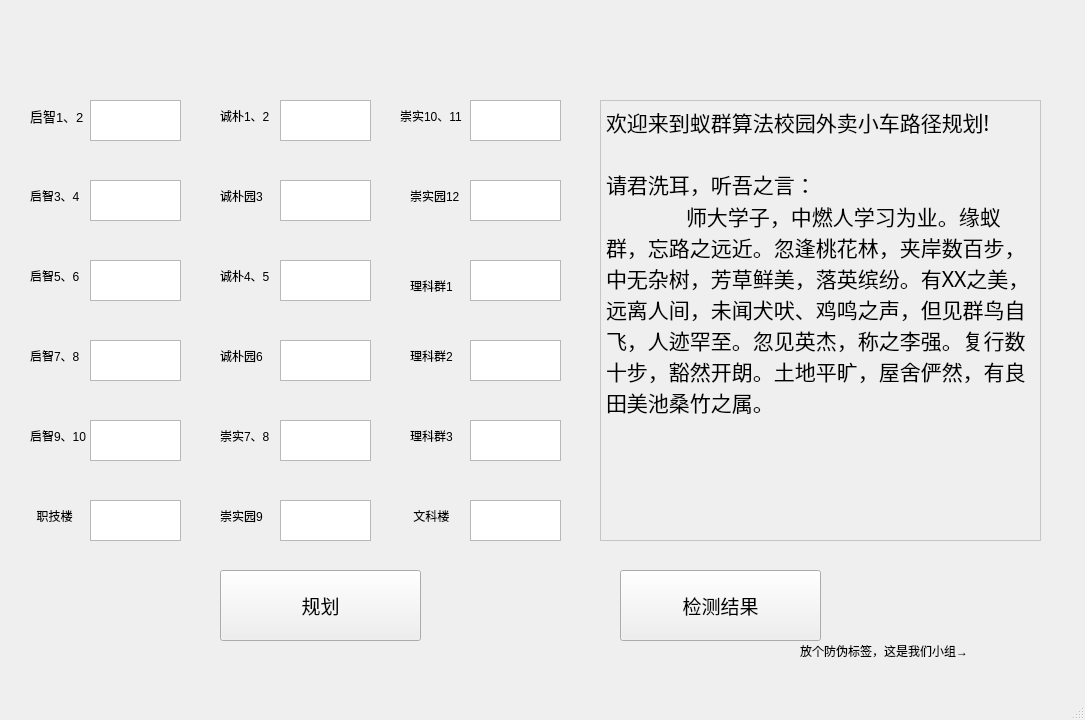
<?xml version="1.0" encoding="UTF-8"?>
<ui version="4.0">
 <class>MainWindow</class>
 <widget class="QMainWindow" name="MainWindow">
  <property name="geometry">
   <rect>
    <x>0</x>
    <y>0</y>
    <width>1085</width>
    <height>720</height>
   </rect>
  </property>
  <property name="windowTitle">
   <string>MainWindow</string>
  </property>
  <widget class="QWidget" name="centralwidget">
   <widget class="QTextEdit" name="Q1">
    <property name="geometry">
     <rect>
      <x>90</x>
      <y>100</y>
      <width>91</width>
      <height>41</height>
     </rect>
    </property>
    <property name="font">
     <font>
      <pointsize>14</pointsize>
     </font>
    </property>
   </widget>
   <widget class="QTextEdit" name="P1">
    <property name="geometry">
     <rect>
      <x>280</x>
      <y>100</y>
      <width>91</width>
      <height>41</height>
     </rect>
    </property>
    <property name="font">
     <font>
      <pointsize>14</pointsize>
     </font>
    </property>
   </widget>
   <widget class="QTextEdit" name="Q2">
    <property name="geometry">
     <rect>
      <x>90</x>
      <y>180</y>
      <width>91</width>
      <height>41</height>
     </rect>
    </property>
    <property name="font">
     <font>
      <pointsize>14</pointsize>
     </font>
    </property>
   </widget>
   <widget class="QTextEdit" name="P3">
    <property name="geometry">
     <rect>
      <x>280</x>
      <y>180</y>
      <width>91</width>
      <height>41</height>
     </rect>
    </property>
    <property name="font">
     <font>
      <pointsize>14</pointsize>
     </font>
    </property>
   </widget>
   <widget class="QTextEdit" name="Q3">
    <property name="geometry">
     <rect>
      <x>90</x>
      <y>260</y>
      <width>91</width>
      <height>41</height>
     </rect>
    </property>
    <property name="font">
     <font>
      <pointsize>14</pointsize>
     </font>
    </property>
   </widget>
   <widget class="QTextEdit" name="C4">
    <property name="geometry">
     <rect>
      <x>470</x>
      <y>180</y>
      <width>91</width>
      <height>41</height>
     </rect>
    </property>
    <property name="font">
     <font>
      <pointsize>14</pointsize>
     </font>
    </property>
   </widget>
   <widget class="QTextEdit" name="C3">
    <property name="geometry">
     <rect>
      <x>470</x>
      <y>100</y>
      <width>91</width>
      <height>41</height>
     </rect>
    </property>
    <property name="font">
     <font>
      <pointsize>14</pointsize>
     </font>
    </property>
   </widget>
   <widget class="QTextEdit" name="P2">
    <property name="geometry">
     <rect>
      <x>280</x>
      <y>260</y>
      <width>91</width>
      <height>41</height>
     </rect>
    </property>
    <property name="font">
     <font>
      <pointsize>14</pointsize>
     </font>
    </property>
   </widget>
   <widget class="QTextEdit" name="L1">
    <property name="geometry">
     <rect>
      <x>470</x>
      <y>260</y>
      <width>91</width>
      <height>41</height>
     </rect>
    </property>
    <property name="font">
     <font>
      <pointsize>14</pointsize>
     </font>
    </property>
   </widget>
   <widget class="QTextEdit" name="Q4">
    <property name="geometry">
     <rect>
      <x>90</x>
      <y>340</y>
      <width>91</width>
      <height>41</height>
     </rect>
    </property>
    <property name="font">
     <font>
      <pointsize>14</pointsize>
     </font>
    </property>
   </widget>
   <widget class="QTextEdit" name="P4">
    <property name="geometry">
     <rect>
      <x>280</x>
      <y>340</y>
      <width>91</width>
      <height>41</height>
     </rect>
    </property>
    <property name="font">
     <font>
      <pointsize>14</pointsize>
     </font>
    </property>
   </widget>
   <widget class="QTextEdit" name="L2">
    <property name="geometry">
     <rect>
      <x>470</x>
      <y>340</y>
      <width>91</width>
      <height>41</height>
     </rect>
    </property>
    <property name="font">
     <font>
      <pointsize>14</pointsize>
     </font>
    </property>
   </widget>
   <widget class="QTextEdit" name="Q5">
    <property name="geometry">
     <rect>
      <x>90</x>
      <y>420</y>
      <width>91</width>
      <height>41</height>
     </rect>
    </property>
    <property name="font">
     <font>
      <pointsize>14</pointsize>
     </font>
    </property>
   </widget>
   <widget class="QTextEdit" name="C1">
    <property name="geometry">
     <rect>
      <x>280</x>
      <y>420</y>
      <width>91</width>
      <height>41</height>
     </rect>
    </property>
    <property name="font">
     <font>
      <pointsize>14</pointsize>
     </font>
    </property>
   </widget>
   <widget class="QTextEdit" name="L3">
    <property name="geometry">
     <rect>
      <x>470</x>
      <y>420</y>
      <width>91</width>
      <height>41</height>
     </rect>
    </property>
    <property name="font">
     <font>
      <pointsize>14</pointsize>
     </font>
    </property>
   </widget>
   <widget class="QTextEdit" name="Q6">
    <property name="geometry">
     <rect>
      <x>90</x>
      <y>500</y>
      <width>91</width>
      <height>41</height>
     </rect>
    </property>
    <property name="font">
     <font>
      <pointsize>14</pointsize>
     </font>
    </property>
   </widget>
   <widget class="QTextEdit" name="C2">
    <property name="geometry">
     <rect>
      <x>280</x>
      <y>500</y>
      <width>91</width>
      <height>41</height>
     </rect>
    </property>
    <property name="font">
     <font>
      <pointsize>14</pointsize>
     </font>
    </property>
   </widget>
   <widget class="QTextEdit" name="L4">
    <property name="geometry">
     <rect>
      <x>470</x>
      <y>500</y>
      <width>91</width>
      <height>41</height>
     </rect>
    </property>
    <property name="font">
     <font>
      <pointsize>14</pointsize>
     </font>
    </property>
   </widget>
   <widget class="QLabel" name="label">
    <property name="geometry">
     <rect>
      <x>30</x>
      <y>100</y>
      <width>61</width>
      <height>31</height>
     </rect>
    </property>
    <property name="font">
     <font>
      <pointsize>10</pointsize>
     </font>
    </property>
    <property name="text">
     <string>启智1、2</string>
    </property>
   </widget>
   <widget class="QLabel" name="label_2">
    <property name="geometry">
     <rect>
      <x>30</x>
      <y>180</y>
      <width>61</width>
      <height>31</height>
     </rect>
    </property>
    <property name="text">
     <string>启智3、4</string>
    </property>
   </widget>
   <widget class="QLabel" name="label_3">
    <property name="geometry">
     <rect>
      <x>30</x>
      <y>260</y>
      <width>61</width>
      <height>31</height>
     </rect>
    </property>
    <property name="text">
     <string>启智5、6</string>
    </property>
   </widget>
   <widget class="QLabel" name="label_4">
    <property name="geometry">
     <rect>
      <x>30</x>
      <y>340</y>
      <width>61</width>
      <height>31</height>
     </rect>
    </property>
    <property name="text">
     <string>启智7、8</string>
    </property>
   </widget>
   <widget class="QLabel" name="label_5">
    <property name="geometry">
     <rect>
      <x>30</x>
      <y>420</y>
      <width>61</width>
      <height>31</height>
     </rect>
    </property>
    <property name="text">
     <string>启智9、10</string>
    </property>
   </widget>
   <widget class="QLabel" name="label_6">
    <property name="geometry">
     <rect>
      <x>30</x>
      <y>500</y>
      <width>61</width>
      <height>31</height>
     </rect>
    </property>
    <property name="text">
     <string>  职技楼</string>
    </property>
   </widget>
   <widget class="QLabel" name="label_7">
    <property name="geometry">
     <rect>
      <x>220</x>
      <y>100</y>
      <width>61</width>
      <height>31</height>
     </rect>
    </property>
    <property name="text">
     <string>诚朴1、2</string>
    </property>
   </widget>
   <widget class="QLabel" name="label_8">
    <property name="geometry">
     <rect>
      <x>220</x>
      <y>180</y>
      <width>61</width>
      <height>31</height>
     </rect>
    </property>
    <property name="text">
     <string>诚朴园3</string>
    </property>
   </widget>
   <widget class="QLabel" name="label_9">
    <property name="geometry">
     <rect>
      <x>220</x>
      <y>260</y>
      <width>61</width>
      <height>31</height>
     </rect>
    </property>
    <property name="text">
     <string>诚朴4、5</string>
    </property>
   </widget>
   <widget class="QLabel" name="label_10">
    <property name="geometry">
     <rect>
      <x>220</x>
      <y>340</y>
      <width>61</width>
      <height>31</height>
     </rect>
    </property>
    <property name="text">
     <string>诚朴园6</string>
    </property>
   </widget>
   <widget class="QLabel" name="label_11">
    <property name="geometry">
     <rect>
      <x>220</x>
      <y>420</y>
      <width>61</width>
      <height>31</height>
     </rect>
    </property>
    <property name="text">
     <string>崇实7、8</string>
    </property>
   </widget>
   <widget class="QLabel" name="label_12">
    <property name="geometry">
     <rect>
      <x>220</x>
      <y>500</y>
      <width>61</width>
      <height>31</height>
     </rect>
    </property>
    <property name="text">
     <string>崇实园9</string>
    </property>
   </widget>
   <widget class="QLabel" name="label_13">
    <property name="geometry">
     <rect>
      <x>400</x>
      <y>100</y>
      <width>71</width>
      <height>31</height>
     </rect>
    </property>
    <property name="text">
     <string>崇实10、11</string>
    </property>
   </widget>
   <widget class="QLabel" name="label_14">
    <property name="geometry">
     <rect>
      <x>410</x>
      <y>180</y>
      <width>61</width>
      <height>31</height>
     </rect>
    </property>
    <property name="text">
     <string>崇实园12</string>
    </property>
   </widget>
   <widget class="QLabel" name="label_15">
    <property name="geometry">
     <rect>
      <x>410</x>
      <y>270</y>
      <width>61</width>
      <height>31</height>
     </rect>
    </property>
    <property name="text">
     <string>理科群1</string>
    </property>
   </widget>
   <widget class="QLabel" name="label_16">
    <property name="geometry">
     <rect>
      <x>410</x>
      <y>340</y>
      <width>61</width>
      <height>31</height>
     </rect>
    </property>
    <property name="text">
     <string>理科群2</string>
    </property>
   </widget>
   <widget class="QLabel" name="label_17">
    <property name="geometry">
     <rect>
      <x>410</x>
      <y>420</y>
      <width>61</width>
      <height>31</height>
     </rect>
    </property>
    <property name="text">
     <string>理科群3</string>
    </property>
   </widget>
   <widget class="QLabel" name="label_18">
    <property name="geometry">
     <rect>
      <x>410</x>
      <y>500</y>
      <width>61</width>
      <height>31</height>
     </rect>
    </property>
    <property name="text">
     <string> 文科楼</string>
    </property>
   </widget>
   <widget class="QPushButton" name="StartButton">
    <property name="geometry">
     <rect>
      <x>220</x>
      <y>570</y>
      <width>201</width>
      <height>71</height>
     </rect>
    </property>
    <property name="font">
     <font>
      <pointsize>14</pointsize>
     </font>
    </property>
    <property name="text">
     <string>规划</string>
    </property>
   </widget>
   <widget class="QPushButton" name="RestButton">
    <property name="geometry">
     <rect>
      <x>620</x>
      <y>570</y>
      <width>201</width>
      <height>71</height>
     </rect>
    </property>
    <property name="font">
     <font>
      <pointsize>14</pointsize>
     </font>
    </property>
    <property name="text">
     <string>检测结果</string>
    </property>
   </widget>
   <widget class="QLabel" name="RestLabel">
    <property name="geometry">
     <rect>
      <x>600</x>
      <y>100</y>
      <width>441</width>
      <height>441</height>
     </rect>
    </property>
    <property name="palette">
     <palette>
      <active>
       <colorrole role="WindowText">
        <brush brushstyle="SolidPattern">
         <color alpha="255">
          <red>0</red>
          <green>0</green>
          <blue>0</blue>
         </color>
        </brush>
       </colorrole>
       <colorrole role="Button">
        <brush brushstyle="SolidPattern">
         <color alpha="255">
          <red>255</red>
          <green>255</green>
          <blue>255</blue>
         </color>
        </brush>
       </colorrole>
       <colorrole role="Light">
        <brush brushstyle="SolidPattern">
         <color alpha="255">
          <red>255</red>
          <green>255</green>
          <blue>255</blue>
         </color>
        </brush>
       </colorrole>
       <colorrole role="Midlight">
        <brush brushstyle="SolidPattern">
         <color alpha="255">
          <red>255</red>
          <green>255</green>
          <blue>255</blue>
         </color>
        </brush>
       </colorrole>
       <colorrole role="Dark">
        <brush brushstyle="SolidPattern">
         <color alpha="255">
          <red>127</red>
          <green>127</green>
          <blue>127</blue>
         </color>
        </brush>
       </colorrole>
       <colorrole role="Mid">
        <brush brushstyle="SolidPattern">
         <color alpha="255">
          <red>170</red>
          <green>170</green>
          <blue>170</blue>
         </color>
        </brush>
       </colorrole>
       <colorrole role="Text">
        <brush brushstyle="SolidPattern">
         <color alpha="255">
          <red>0</red>
          <green>0</green>
          <blue>0</blue>
         </color>
        </brush>
       </colorrole>
       <colorrole role="BrightText">
        <brush brushstyle="SolidPattern">
         <color alpha="255">
          <red>255</red>
          <green>255</green>
          <blue>255</blue>
         </color>
        </brush>
       </colorrole>
       <colorrole role="ButtonText">
        <brush brushstyle="SolidPattern">
         <color alpha="255">
          <red>0</red>
          <green>0</green>
          <blue>0</blue>
         </color>
        </brush>
       </colorrole>
       <colorrole role="Base">
        <brush brushstyle="SolidPattern">
         <color alpha="255">
          <red>255</red>
          <green>255</green>
          <blue>255</blue>
         </color>
        </brush>
       </colorrole>
       <colorrole role="Window">
        <brush brushstyle="SolidPattern">
         <color alpha="255">
          <red>255</red>
          <green>255</green>
          <blue>255</blue>
         </color>
        </brush>
       </colorrole>
       <colorrole role="Shadow">
        <brush brushstyle="SolidPattern">
         <color alpha="255">
          <red>0</red>
          <green>0</green>
          <blue>0</blue>
         </color>
        </brush>
       </colorrole>
       <colorrole role="AlternateBase">
        <brush brushstyle="SolidPattern">
         <color alpha="255">
          <red>255</red>
          <green>255</green>
          <blue>255</blue>
         </color>
        </brush>
       </colorrole>
       <colorrole role="ToolTipBase">
        <brush brushstyle="SolidPattern">
         <color alpha="255">
          <red>255</red>
          <green>255</green>
          <blue>220</blue>
         </color>
        </brush>
       </colorrole>
       <colorrole role="ToolTipText">
        <brush brushstyle="SolidPattern">
         <color alpha="255">
          <red>0</red>
          <green>0</green>
          <blue>0</blue>
         </color>
        </brush>
       </colorrole>
       <colorrole role="PlaceholderText">
        <brush brushstyle="SolidPattern">
         <color alpha="127">
          <red>0</red>
          <green>0</green>
          <blue>0</blue>
         </color>
        </brush>
       </colorrole>
      </active>
      <inactive>
       <colorrole role="WindowText">
        <brush brushstyle="SolidPattern">
         <color alpha="255">
          <red>0</red>
          <green>0</green>
          <blue>0</blue>
         </color>
        </brush>
       </colorrole>
       <colorrole role="Button">
        <brush brushstyle="SolidPattern">
         <color alpha="255">
          <red>255</red>
          <green>255</green>
          <blue>255</blue>
         </color>
        </brush>
       </colorrole>
       <colorrole role="Light">
        <brush brushstyle="SolidPattern">
         <color alpha="255">
          <red>255</red>
          <green>255</green>
          <blue>255</blue>
         </color>
        </brush>
       </colorrole>
       <colorrole role="Midlight">
        <brush brushstyle="SolidPattern">
         <color alpha="255">
          <red>255</red>
          <green>255</green>
          <blue>255</blue>
         </color>
        </brush>
       </colorrole>
       <colorrole role="Dark">
        <brush brushstyle="SolidPattern">
         <color alpha="255">
          <red>127</red>
          <green>127</green>
          <blue>127</blue>
         </color>
        </brush>
       </colorrole>
       <colorrole role="Mid">
        <brush brushstyle="SolidPattern">
         <color alpha="255">
          <red>170</red>
          <green>170</green>
          <blue>170</blue>
         </color>
        </brush>
       </colorrole>
       <colorrole role="Text">
        <brush brushstyle="SolidPattern">
         <color alpha="255">
          <red>0</red>
          <green>0</green>
          <blue>0</blue>
         </color>
        </brush>
       </colorrole>
       <colorrole role="BrightText">
        <brush brushstyle="SolidPattern">
         <color alpha="255">
          <red>255</red>
          <green>255</green>
          <blue>255</blue>
         </color>
        </brush>
       </colorrole>
       <colorrole role="ButtonText">
        <brush brushstyle="SolidPattern">
         <color alpha="255">
          <red>0</red>
          <green>0</green>
          <blue>0</blue>
         </color>
        </brush>
       </colorrole>
       <colorrole role="Base">
        <brush brushstyle="SolidPattern">
         <color alpha="255">
          <red>255</red>
          <green>255</green>
          <blue>255</blue>
         </color>
        </brush>
       </colorrole>
       <colorrole role="Window">
        <brush brushstyle="SolidPattern">
         <color alpha="255">
          <red>255</red>
          <green>255</green>
          <blue>255</blue>
         </color>
        </brush>
       </colorrole>
       <colorrole role="Shadow">
        <brush brushstyle="SolidPattern">
         <color alpha="255">
          <red>0</red>
          <green>0</green>
          <blue>0</blue>
         </color>
        </brush>
       </colorrole>
       <colorrole role="AlternateBase">
        <brush brushstyle="SolidPattern">
         <color alpha="255">
          <red>255</red>
          <green>255</green>
          <blue>255</blue>
         </color>
        </brush>
       </colorrole>
       <colorrole role="ToolTipBase">
        <brush brushstyle="SolidPattern">
         <color alpha="255">
          <red>255</red>
          <green>255</green>
          <blue>220</blue>
         </color>
        </brush>
       </colorrole>
       <colorrole role="ToolTipText">
        <brush brushstyle="SolidPattern">
         <color alpha="255">
          <red>0</red>
          <green>0</green>
          <blue>0</blue>
         </color>
        </brush>
       </colorrole>
       <colorrole role="PlaceholderText">
        <brush brushstyle="SolidPattern">
         <color alpha="127">
          <red>0</red>
          <green>0</green>
          <blue>0</blue>
         </color>
        </brush>
       </colorrole>
      </inactive>
      <disabled>
       <colorrole role="WindowText">
        <brush brushstyle="SolidPattern">
         <color alpha="255">
          <red>127</red>
          <green>127</green>
          <blue>127</blue>
         </color>
        </brush>
       </colorrole>
       <colorrole role="Button">
        <brush brushstyle="SolidPattern">
         <color alpha="255">
          <red>255</red>
          <green>255</green>
          <blue>255</blue>
         </color>
        </brush>
       </colorrole>
       <colorrole role="Light">
        <brush brushstyle="SolidPattern">
         <color alpha="255">
          <red>255</red>
          <green>255</green>
          <blue>255</blue>
         </color>
        </brush>
       </colorrole>
       <colorrole role="Midlight">
        <brush brushstyle="SolidPattern">
         <color alpha="255">
          <red>255</red>
          <green>255</green>
          <blue>255</blue>
         </color>
        </brush>
       </colorrole>
       <colorrole role="Dark">
        <brush brushstyle="SolidPattern">
         <color alpha="255">
          <red>127</red>
          <green>127</green>
          <blue>127</blue>
         </color>
        </brush>
       </colorrole>
       <colorrole role="Mid">
        <brush brushstyle="SolidPattern">
         <color alpha="255">
          <red>170</red>
          <green>170</green>
          <blue>170</blue>
         </color>
        </brush>
       </colorrole>
       <colorrole role="Text">
        <brush brushstyle="SolidPattern">
         <color alpha="255">
          <red>127</red>
          <green>127</green>
          <blue>127</blue>
         </color>
        </brush>
       </colorrole>
       <colorrole role="BrightText">
        <brush brushstyle="SolidPattern">
         <color alpha="255">
          <red>255</red>
          <green>255</green>
          <blue>255</blue>
         </color>
        </brush>
       </colorrole>
       <colorrole role="ButtonText">
        <brush brushstyle="SolidPattern">
         <color alpha="255">
          <red>127</red>
          <green>127</green>
          <blue>127</blue>
         </color>
        </brush>
       </colorrole>
       <colorrole role="Base">
        <brush brushstyle="SolidPattern">
         <color alpha="255">
          <red>255</red>
          <green>255</green>
          <blue>255</blue>
         </color>
        </brush>
       </colorrole>
       <colorrole role="Window">
        <brush brushstyle="SolidPattern">
         <color alpha="255">
          <red>255</red>
          <green>255</green>
          <blue>255</blue>
         </color>
        </brush>
       </colorrole>
       <colorrole role="Shadow">
        <brush brushstyle="SolidPattern">
         <color alpha="255">
          <red>0</red>
          <green>0</green>
          <blue>0</blue>
         </color>
        </brush>
       </colorrole>
       <colorrole role="AlternateBase">
        <brush brushstyle="SolidPattern">
         <color alpha="255">
          <red>255</red>
          <green>255</green>
          <blue>255</blue>
         </color>
        </brush>
       </colorrole>
       <colorrole role="ToolTipBase">
        <brush brushstyle="SolidPattern">
         <color alpha="255">
          <red>255</red>
          <green>255</green>
          <blue>220</blue>
         </color>
        </brush>
       </colorrole>
       <colorrole role="ToolTipText">
        <brush brushstyle="SolidPattern">
         <color alpha="255">
          <red>0</red>
          <green>0</green>
          <blue>0</blue>
         </color>
        </brush>
       </colorrole>
       <colorrole role="PlaceholderText">
        <brush brushstyle="SolidPattern">
         <color alpha="127">
          <red>127</red>
          <green>127</green>
          <blue>127</blue>
         </color>
        </brush>
       </colorrole>
      </disabled>
     </palette>
    </property>
    <property name="font">
     <font>
      <family>楷体</family>
      <pointsize>16</pointsize>
     </font>
    </property>
    <property name="focusPolicy">
     <enum>Qt::NoFocus</enum>
    </property>
    <property name="frameShape">
     <enum>QFrame::StyledPanel</enum>
    </property>
    <property name="frameShadow">
     <enum>QFrame::Sunken</enum>
    </property>
    <property name="text">
     <string>&lt;!DOCTYPE HTML PUBLIC &quot;-//W3C//DTD HTML 4.0//EN&quot; &quot;http://www.w3.org/TR/REC-html40/strict.dtd&quot;&gt;
&lt;html&gt;&lt;head&gt;&lt;meta name=&quot;qrichtext&quot; content=&quot;1&quot; /&gt;&lt;meta charset=&quot;utf-8&quot; /&gt;&lt;style type=&quot;text/css&quot;&gt;
p, li { white-space: pre-wrap; }
hr { height: 1px; border-width: 0; }
li.unchecked::marker { content: &quot;\2610&quot;; }
li.checked::marker { content: &quot;\2612&quot;; }
&lt;/style&gt;&lt;/head&gt;&lt;body style=&quot; font-family:'Microsoft YaHei UI'; font-size:9pt; font-weight:400; font-style:normal;&quot;&gt;
&lt;p style=&quot; margin-top:0px; margin-bottom:0px; margin-left:0px; margin-right:0px; -qt-block-indent:0; text-indent:0px;&quot;&gt;&lt;span style=&quot; font-size:16pt;&quot;&gt;欢迎来到蚁群算法校园外卖小车路径规划!&lt;/span&gt;&lt;/p&gt;
&lt;p style=&quot;-qt-paragraph-type:empty; margin-top:0px; margin-bottom:0px; margin-left:0px; margin-right:0px; -qt-block-indent:0; text-indent:0px; font-size:16pt;&quot;&gt;&lt;br /&gt;&lt;/p&gt;
&lt;p style=&quot; margin-top:0px; margin-bottom:0px; margin-left:0px; margin-right:0px; -qt-block-indent:0; text-indent:0px;&quot;&gt;&lt;span style=&quot; font-size:16pt;&quot;&gt;请君洗耳，听吾之言：&lt;/span&gt;&lt;/p&gt;
&lt;p style=&quot; margin-top:0px; margin-bottom:0px; margin-left:0px; margin-right:0px; -qt-block-indent:0; text-indent:0px;&quot;&gt;&lt;span style=&quot; font-size:16pt;&quot;&gt;	师大学子，中燃人学习为业。缘蚁群，忘路之远近。忽逢桃花林，夹岸数百步，中无杂树，芳草鲜美，落英缤纷。有XX之美，远离人间，未闻犬吠、鸡鸣之声，但见群鸟自飞，人迹罕至。忽见英杰，称之李强。复行数十步，豁然开朗。土地平旷，屋舍俨然，有良田美池桑竹之属。&lt;/span&gt;&lt;/p&gt;&lt;/body&gt;&lt;/html&gt;</string>
    </property>
    <property name="alignment">
     <set>Qt::AlignLeading|Qt::AlignLeft|Qt::AlignTop</set>
    </property>
    <property name="wordWrap">
     <bool>true</bool>
    </property>
   </widget>
   <widget class="QLabel" name="label_19">
    <property name="geometry">
     <rect>
      <x>0</x>
      <y>-20</y>
      <width>1161</width>
      <height>731</height>
     </rect>
    </property>
    <property name="text">
     <string/>
    </property>
    <property name="pixmap">
     <pixmap resource="1.qrc">:/背景/back.jpg</pixmap>
    </property>
   </widget>
   <widget class="QLabel" name="label_20">
    <property name="geometry">
     <rect>
      <x>800</x>
      <y>640</y>
      <width>181</width>
      <height>21</height>
     </rect>
    </property>
    <property name="text">
     <string>放个防伪标签，这是我们小组→</string>
    </property>
   </widget>
   <zorder>label_19</zorder>
   <zorder>Q1</zorder>
   <zorder>P1</zorder>
   <zorder>Q2</zorder>
   <zorder>P3</zorder>
   <zorder>Q3</zorder>
   <zorder>C4</zorder>
   <zorder>C3</zorder>
   <zorder>P2</zorder>
   <zorder>L1</zorder>
   <zorder>Q4</zorder>
   <zorder>P4</zorder>
   <zorder>L2</zorder>
   <zorder>Q5</zorder>
   <zorder>C1</zorder>
   <zorder>L3</zorder>
   <zorder>Q6</zorder>
   <zorder>C2</zorder>
   <zorder>L4</zorder>
   <zorder>label</zorder>
   <zorder>label_2</zorder>
   <zorder>label_3</zorder>
   <zorder>label_4</zorder>
   <zorder>label_5</zorder>
   <zorder>label_6</zorder>
   <zorder>label_7</zorder>
   <zorder>label_8</zorder>
   <zorder>label_9</zorder>
   <zorder>label_10</zorder>
   <zorder>label_11</zorder>
   <zorder>label_12</zorder>
   <zorder>label_13</zorder>
   <zorder>label_14</zorder>
   <zorder>label_15</zorder>
   <zorder>label_16</zorder>
   <zorder>label_17</zorder>
   <zorder>label_18</zorder>
   <zorder>StartButton</zorder>
   <zorder>RestButton</zorder>
   <zorder>RestLabel</zorder>
   <zorder>label_20</zorder>
  </widget>
  <widget class="QMenuBar" name="menubar">
   <property name="geometry">
    <rect>
     <x>0</x>
     <y>0</y>
     <width>1085</width>
     <height>22</height>
    </rect>
   </property>
  </widget>
  <widget class="QStatusBar" name="statusbar"/>
 </widget>
 <resources>
  <include location="1.qrc"/>
 </resources>
 <connections/>
</ui>
